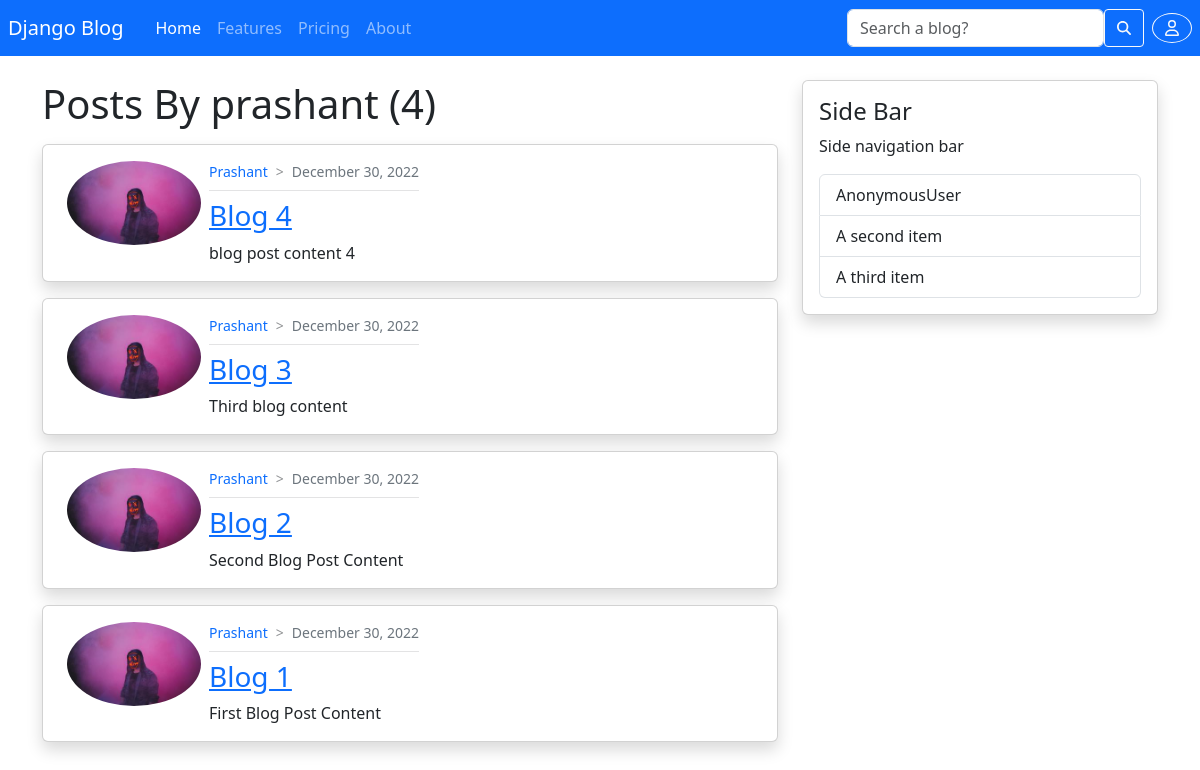
Before: /user/prashant with the older database file.
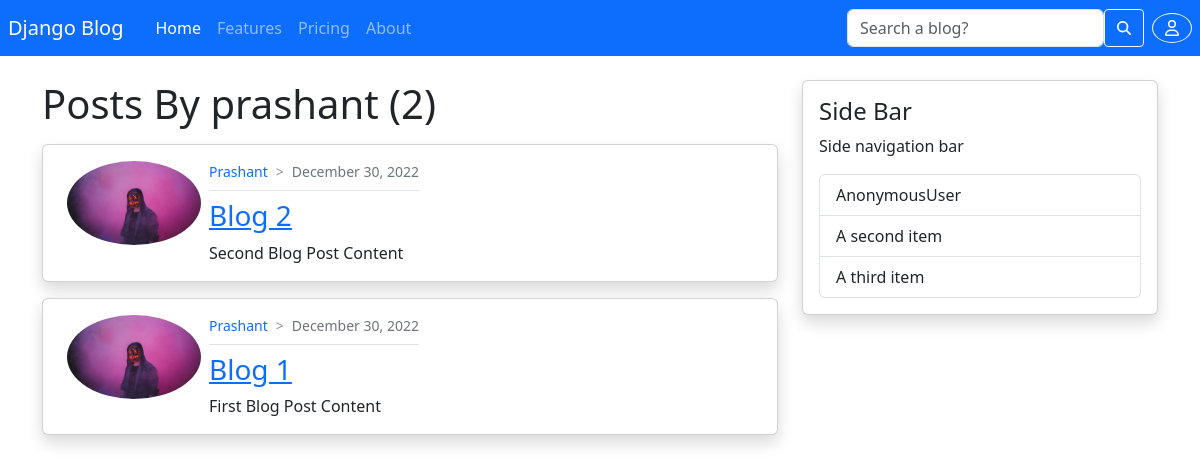
After: the same page with the newer database file.
### blog/models.py (models this page shows, shortened)
class Post(models.Model):
    title = models.CharField(max_length=100,default='')
    content = models.TextField()
    date_posted = models.DateTimeField(default=timezone.now)
    last_updates = models.DateTimeField(auto_now=True)
    author = models.ForeignKey(User, on_delete=models.CASCADE)

### users/models.py (models this page shows, shortened)
class Profile(models.Model):
    user=models.OneToOneField(User,on_delete=models.CASCADE)
    image=models.ImageField(default='default.png',upload_to='profile_pics')

### blog/views.py (the view)
# urls.py: path('user/<str:username>',UserPostListView.as_view(),name='user-posts'),
class UserPostListView(ListView):
    model=Post
    template_name='blog/user_posts.html' # <app>/<model>_<viewtype>.html
    context_object_name='posts'
    paginate_by=5
    def get_queryset(self):
        user=get_object_or_404(User,username=self.kwargs.get('username'))
        return Post.objects.filter(author=user).order_by('-date_posted')

### blog/templates/blog/user_posts.html (shortened to what this page needs)
{% extends 'blog/base.html' %}
{% block content %}
    <h1 class="mb-3">Posts By {{ view.kwargs.username }} ({{page_obj.paginator.count}})</h1>
    {% for post in posts %}
    <div class="card mb-3 shadow rounded">
        <div class="card-body d-flex">
            <div style="max-width: 150px;" class="px-2">
                <img src="{{post.author.profile.image.url}}" alt="" class="img-fluid rounded-circle">
            </div>
            <div>
                <div class="d-flex small">
                    <div class="text-capitalize text-primary"><a href="{% url 'user-posts' post.author.username %}" style="text-decoration: none;">{{ post.author }}</a></div>
                    <span class="mx-2" style="opacity: 0.5;">></span>
                    <div class="text-secondary">{{ post.date_posted | date:"F d, Y" }}</div>
                </div>
                <div style="opacity: 0.5;">
                    <hr class="my-2">
                </div>
                <div class="card-title h3"><a href="{% url 'post-detail' post.id %}">{{ post.title }}</a></div>
                <p class="card-text">{{ post.content }}</p>
            </div>
        </div>
      </div>
    {% endfor %}
{% endblock content %}

Changed rows visible on the page:
removed Post: author.profile.image (picture), author "Prashant", date_posted "December 30, 2022", title "Blog 4", content "blog post content 4"
removed Post: author.profile.image (picture), author "Prashant", date_posted "December 30, 2022", title "Blog 3", content "Third blog content"
Other visible differences:
{{ page_obj.paginator.count }}: "4" → "2"
